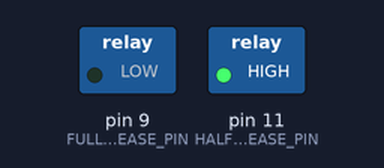
Bench run of a sketch on a simulated Arduino Uno, built with avr-gcc and run on an emulated ATmega328P. Parts: switched loads named in the sketch (green lamp = pin HIGH).

Above: at 2.5 s.
At 7.5 s:
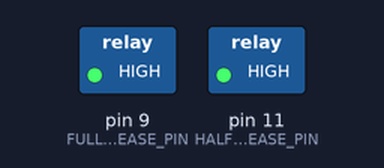
At 11.5 s:
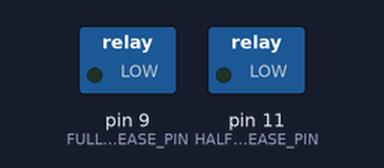
Timing chart, 0 to 16.9 s (numbered marks = the images above):
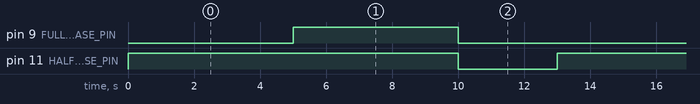

Measured:
- by itself, pin 9 (FULL_RELEASE_PIN): alternates HIGH for 5.0 s and LOW for 8.0 s
- by itself, pin 11 (HALF_RELEASE_PIN): alternates HIGH for 10.0 s and LOW for 3.0 s
- by itself, everything shown: repeats every 13.0 s, in 3 steps

The sketch:

sketch_may31a.ino
```cpp
#define HALF_RELEASE_PIN 11
#define FULL_RELEASE_PIN 9
void setup() {
  // put your setup code here, to run once:
  pinMode(HALF_RELEASE_PIN, OUTPUT);
  digitalWrite(HALF_RELEASE_PIN, LOW);
  pinMode(FULL_RELEASE_PIN, OUTPUT);
  digitalWrite(FULL_RELEASE_PIN, LOW);
}

void loop() {
  // put your main code here, to run repeatedly:
  digitalWrite(HALF_RELEASE_PIN, HIGH);
  delay(5000);

  // 全押し（写真撮影）
  digitalWrite(FULL_RELEASE_PIN, HIGH);
  delay(5000);

  // スイッチオフ
  digitalWrite(HALF_RELEASE_PIN, LOW);
  digitalWrite(FULL_RELEASE_PIN, LOW);
  delay(3000);
}
```
